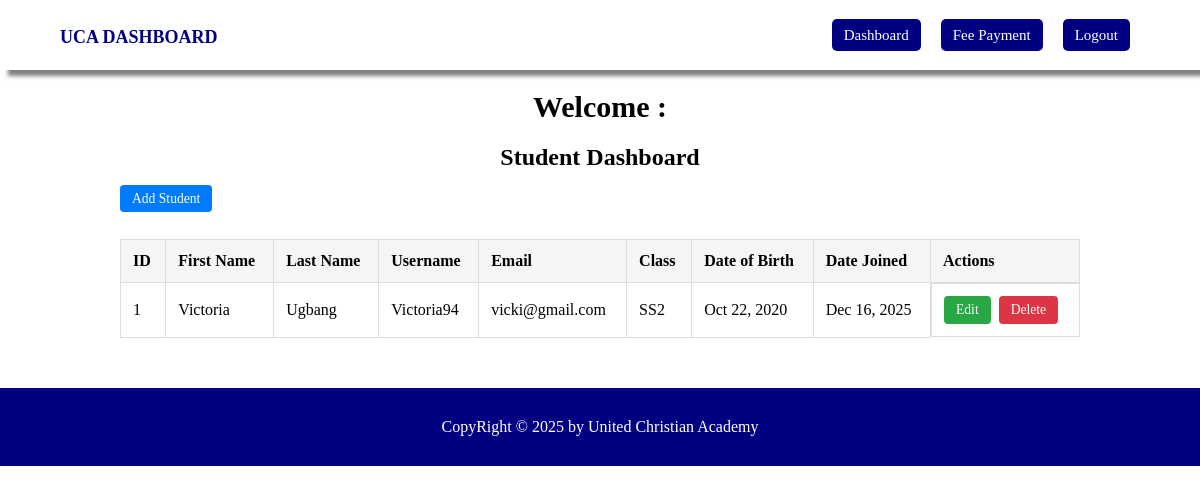
The page /dashboard/student_list/ on the database its author committed.
### schoolapp/models.py (models this page shows, shortened)
class Student(models.Model):
    user_profile = models.OneToOneField(User, on_delete=models.CASCADE, related_name='student_profile')
    school_class = models.ForeignKey(SchoolClass, on_delete=models.SET_NULL, null=True, blank=True)  # One student to one class
    date_of_birth = models.DateField()
    date_joined = models.DateTimeField(auto_now_add=True)

class User(AbstractUser):
    STATUS = (
        ('admin', 'Admin'),
        ('teacher', 'Teacher'),
        ('cashier', 'Cashier'),
        ('student', 'Student'),
    )
    role = models.CharField(max_length=20, choices=STATUS, default='student')

class SchoolClass(models.Model):
    name = models.CharField(max_length=100)
    description = models.TextField(null=True, blank=True)
    teacher = models.ForeignKey('Teacher', on_delete=models.SET_NULL, null=True, blank=True)  # Teacher for the class

### schoolapp/views.py (the view)
# urls.py: path('dashboard/student_list/', views.student_list, name='student_list'),
def student_list(request):
    students = Student.objects.select_related('user_profile', 'school_class').all()
    return render(request, 'dashboard/student_list.html', {
        'students': students
    })

### templates/dashboard/student_list.html (shortened to what this page needs)
{% extends 'dashboard/base.html'%} {% block content%}
<div class="container">
  <h1>Welcome : {{user.username}}</h1>
  <h2>Student Dashboard</h2>
  <br />
  <td>
    <a href="{% url 'student_create'%}" class="btn view">Add Student</a>
  </td>
  <div class="table-wrapper">
    <table class="responsive-table">
      <thead>
        <tr>
          <th>ID</th>
          <th>First Name</th>
          <th>Last Name</th>
          <th>Username</th>
          <th>Email</th>
          <th>Class</th>
          <th>Date of Birth</th>
          <th>Date Joined</th>
          <th>Actions</th>
        </tr>
      </thead>
      <tbody>
          {% for student in students %}
        <tr>
          <td>{{ forloop.counter }}</td>
          <td>{{ student.user_profile.first_name }}</td>
          <td>{{ student.user_profile.last_name }}</td>
          <td>{{ student.user_profile.username }}</td>
          <td>{{ student.user_profile.email }}</td>
          <td>{{ student.school_class.name }}</td>
          <td>{{ student.date_of_birth|date:"M d, Y" }}</td>
          <td>{{ student.date_joined|date:"M d, Y" }}</td>
          <td class="actions">
            <a href="{% url 'student_edit' student.id %}" class="btn edit"
              >Edit</a
            >
            <a href="{% url 'delete_student' student.id %}" class="btn delete"
              >Delete</a
            >
          </td>
        </tr>
        {% empty %}
        <tr>
          <td colspan="9">No students found.</td>
        </tr>
        {% endfor %}
      </tbody>
    </table>
  </div>
</div>
{% endblock content%}

### schoolapp/static/dashboard/css/styles.css (style rules this page uses)
* { margin: 0; padding: 0; box-sizing: border-box; }
.container { width: 80%; margin: 40px auto; }
.container h2 { text-align: center; }
.container h1 { text-align: center; font-size: 30px; margin-bottom: 20px; font-weight: bold; margin-top: 90px; }
.table-wrapper, .form-wrapper { display: flex; justify-content: center; margin: 2rem 0; }
.responsive-table { width: 100%; max-width: 1000px; border-collapse: collapse; }
.responsive-table th, .responsive-table td { padding: 0.75rem; border: 1px solid #ddd; text-align: left; }
.responsive-table th { background-color: #f5f5f5; }
.actions { display: flex; gap: 0.5rem; flex-wrap: wrap; }
.btn { padding: 0.4rem 0.75rem; text-decoration: none; border-radius: 4px; font-size: 0.85rem; color: #fff; }
.view { background-color: #007bff; }
.edit { background-color: #28a745; }
.delete { background-color: #dc3545; }

### rows shown on the page
Student: user_profile.first_name "Victoria", user_profile.last_name "Ugbang", user_profile.username "Victoria94", user_profile.email "vicki@gmail.com", school_class.name "SS2", date_of_birth "Oct 22, 2020", date_joined "Dec 16, 2025"
